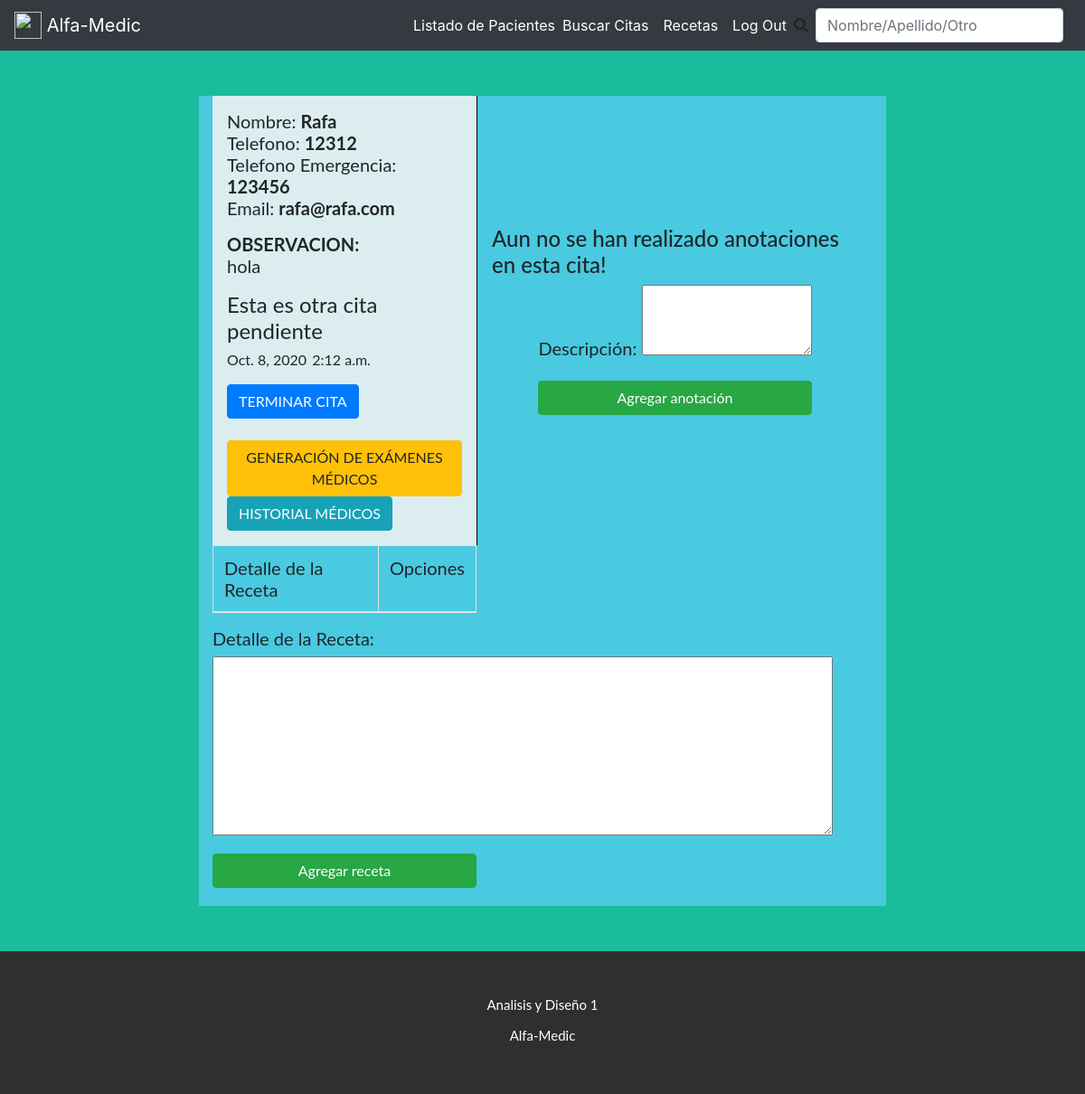
The page /citas/4 (signed in) on the database as committed earlier.
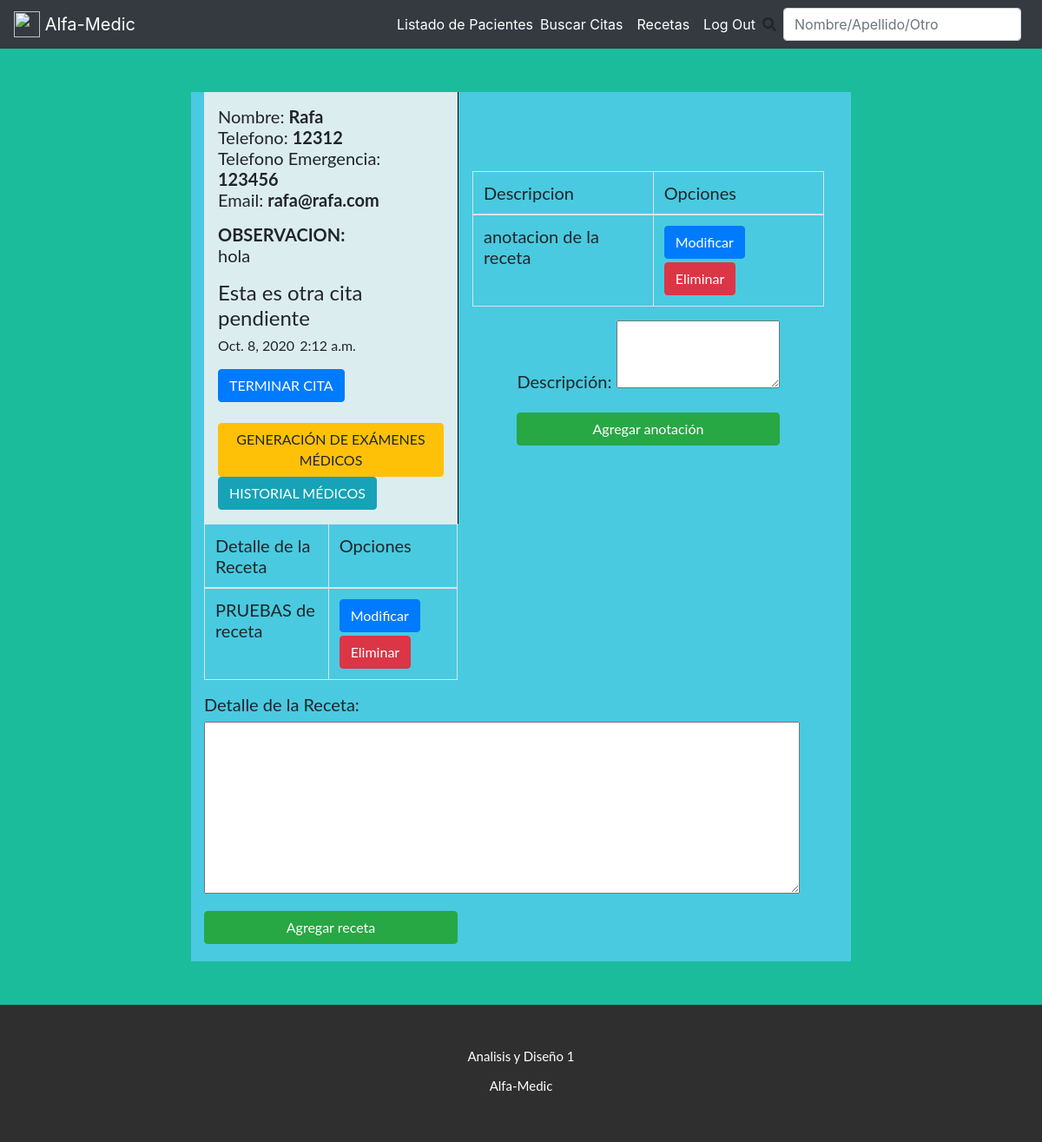
The same page on the database as committed later.
### anotacion/models.py (models this page shows, shortened)
class Anotacion(models.Model):
    no_anotacion = models.AutoField(primary_key=True)
    id_cita = models.ForeignKey(Cita, related_name="anotaciones", on_delete=models.CASCADE, blank=True, null=True)
    descripcion = models.CharField(max_length=200)
    fecha_hora = models.DateTimeField(default=datetime.now)

### cita/models.py (models this page shows, shortened)
class Receta(models.Model):
    fecha = models.DateTimeField(auto_now_add=True)
    detalle_receta = models.CharField(max_length=300)
    cita = models.ForeignKey("Cita", related_name="recetas", on_delete=models.CASCADE, blank=True, null=True)
    paciente = models.ForeignKey(Paciente, related_name="recetasPaciente", on_delete=models.CASCADE, blank=True, null=True)

### pages/views.py (the view, shortened to what this page needs)
# urls.py: path('citas/<int:pk>', AppointmentDetailView.as_view(), name='cita_detail'),
class AppointmentDetailView(LoginRequiredMixin,DetailView):
    login_url = '/notFound'
    model = Cita
    context_object_name = 'cita'
    template_name = 'citas/cita_detail.html'
    def get_context_data(self, **kwargs):
        context = super(AppointmentDetailView, self).get_context_data(**kwargs)
        context.update({
            'anotacion_form': AnotacionForm, # get the form instance
            'receta_form': RecetaForm
        })
        return context

### cita/models.py (called while the page is built)
    def __str__(self):
        return self.comentario

### templates/citas/cita_detail.html (shortened to what the changed rows need)
{% extends '_base.html' %}
{% load static %}
{% block css %}
    <link rel="stylesheet" href="{% static 'css/cita_atender.css' %}" />
{% endblock css %}
{% block content %}
<div class="row" style=" font: 400 15px Lato, sans-serif; font-size: 20px; margin: 30px;">
<div style="background-color: #49cae0;  margin: 20px;" class="col-8" >
    <div class="citas">
        <div class="anotaciones">
            {% if cita.anotaciones.all|length > 0%}
                    <table class="table table-bordered">
                        <thead>
                            <tr>
                                <td>Descripcion </td>
                                <td>Opciones</td>
                            </tr>
                        </thead>
                        <tbody>
                        {% for anotacion in cita.anotaciones.all %}
                            <tr>
                                <td>{{ anotacion.descripcion }}</td>
                                <td>
                                    <a class="btn btn-primary" href="{% url 'modificar_anotacion' anotacion.no_anotacion %}">Modificar</a>
                                    <a class="btn btn-danger mt-1" href="{% url 'eliminar_anotacion' anotacion.no_anotacion %}">Eliminar</a>
                                </td>
                            </tr>
                        {% endfor %}
                        </tbody>
                    </table>
            {% else %}
                <h4>Aun no se han realizado anotaciones en esta cita!</h4>
            {% endif %}
            <div class="agregar_nueva">
                <form action="{% url 'crear_anotacion' cita.id %}" method='POST'>{% csrf_token %}
                </form>
            </div>
        </div>
        <div style="margin-bottom: 20px;" class="recetas">
            <table class="table table-bordered">
                <thead>
                    <tr>
                        <td>Detalle de la Receta </td>
                        <td>Opciones</td>
                    </tr>
                </thead>
                <tbody>
                {% for receta in cita.recetas.all %}
                    <tr>
                        <td>{{ receta.detalle_receta }}</td>
                        <td>
                            <a class="btn btn-primary" href="{% url 'modificar_receta' receta.id %}">Modificar</a>
                            <a class="btn btn-danger mt-1" href="{% url 'eliminar_receta' receta.id %}">Eliminar</a>
                        </td>
                    </tr>
                {% endfor %}
                </tbody>
            </table>
        </div>
    </div>
</div>
</div>
{% endblock content %}

Rows that differ between the two databases and show on the page:
added Anotacion: descripcion "anotacion de la receta"
added Receta: detalle_receta "PRUEBAS de receta"
Other text that changed with them:
text no longer shown: "Aun no se han realizado anotaciones en esta cita!"
text now shown: "Descripcion Opciones"
